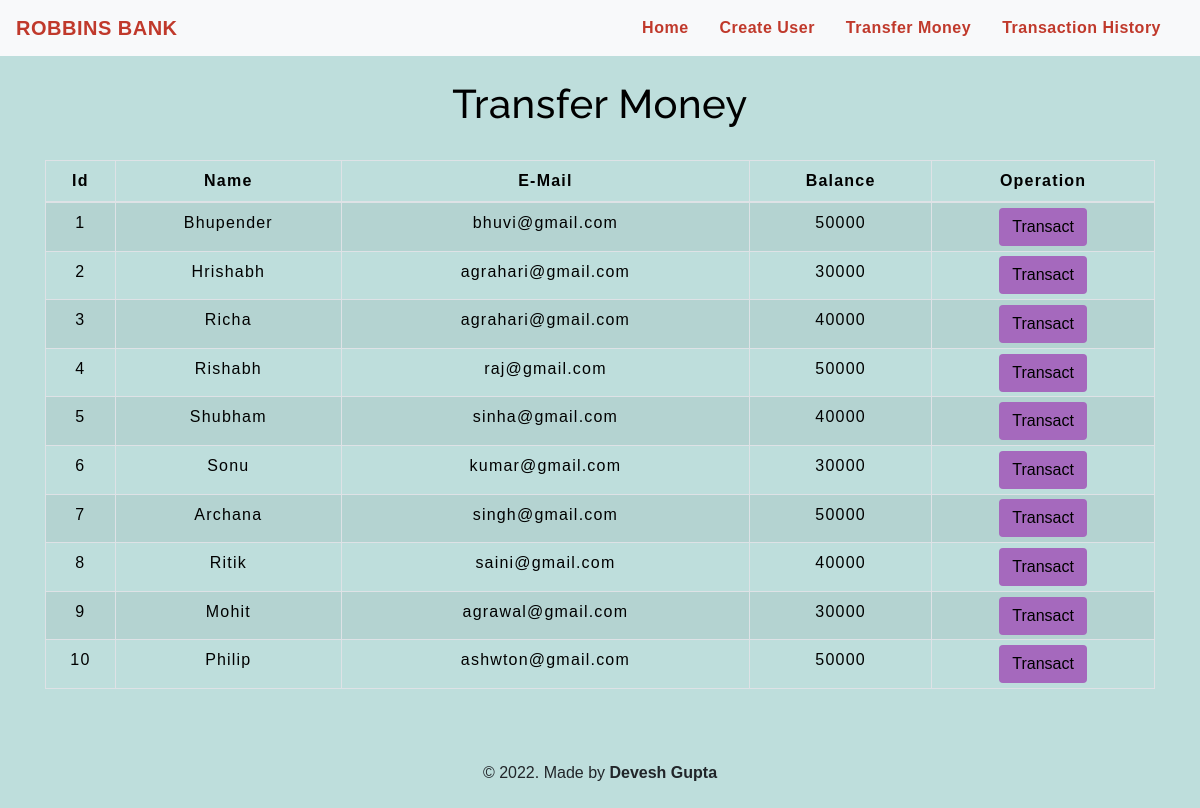
The app's page /transfermoney.php with its own data.
### tables this page shows
CREATE TABLE `users` (
  `id` int(3) NOT NULL,
  `name` text NOT NULL,
  `email` varchar(30) NOT NULL,
  `balance` int(8) NOT NULL
);

### transfermoney.php (the view, shortened to what this page needs)
<!DOCTYPE html>
<html lang="en">
<head>
    <link rel="stylesheet" href="https://maxcdn.bootstrapcdn.com/bootstrap/4.0.0/css/bootstrap.min.css">
    <link rel="stylesheet" type="text/css" href="css/table.css">
    <link rel="stylesheet" type="text/css" href="css/navbar.css">
</head>
<body style="background-color : #bededc;">
<?php
    include 'config.php';
    $sql = "SELECT * FROM users";
    $result = mysqli_query($conn,$sql);
?>
<?php
  include 'navbar.php';
?>
<div class="container">
        <h2 class="text-center pt-4" style="color : black;">Transfer Money</h2>
        <br>
            <div class="row">
                <div class="col">
                    <div class="table-responsive-sm">
                    <table class="table table-hover table-sm table-striped table-condensed table-bordered" style="border-color:black;">
                        <thead style="color : black;">
                            <tr>
                            <th scope="col" class="text-center py-2">Id</th>
                            <th scope="col" class="text-center py-2">Name</th>
                            <th scope="col" class="text-center py-2">E-Mail</th>
                            <th scope="col" class="text-center py-2">Balance</th>
                            <th scope="col" class="text-center py-2">Operation</th>
                            </tr>
                        </thead>
                        <tbody>
                <?php
                    while($rows=mysqli_fetch_assoc($result)){
                ?>
                    <tr style="color : black;">
                        <td class="py-2"><?php echo $rows['id'] ?></td>
                        <td class="py-2"><?php echo $rows['name']?></td>
                        <td class="py-2"><?php echo $rows['email']?></td>
                        <td class="py-2"><?php echo $rows['balance']?></td>
                        <td><a href="selecteduserdetail.php?id= <?php echo $rows['id'] ;?>"> <button type="button" class="btn" style="background-color : #A569BD;">Transact</button></a></td>
                    </tr>
                <?php
                    }
                ?>
                        </tbody>
                    </table>
                    </div>
                </div>
            </div>
         </div>
         <footer class="text-center mt-5 py-2">
         <p>&copy 2022. Made by <b>Devesh Gupta</b></p>
           </footer>
</body>
</html>

### navbar.php (shortened to what this page needs)
<nav class="navbar navbar-expand-md navbar-light bg-light">
<a class="navbar-brand" href="index.php" style="color : #C0392B;"><b>ROBBINS BANK</b></a>
<div class="collapse navbar-collapse" id="collapsibleNavbar">
      <ul class="navbar-nav ml-auto">
        <li class="nav-item">
          <a class="nav-link" href="index.php" style="color : #C0392B;"><b>Home</b></a>
        </li>
        <li class="nav-item">
          <a class="nav-link" href="createuser.php" style="color : #C0392B;"><b>Create User</b></a>
        </li>
        <li class="nav-item">
          <a class="nav-link" href="transfermoney.php" style="color : #C0392B;"><b>Transfer Money</b></a>
        </li>
        <li class="nav-item">
          <a class="nav-link" href="transactionhistory.php" style="color : #C0392B;"><b>Transaction History</b></a>
        </li>
    </div>
 </nav>

### css/table.css (style rules this page uses)
* { padding: 0; margin: 0; box-sizing: border-box; font-family: sans-serif; }
h2 { font-size: 40px; }
table { letter-spacing: 1.2px; }
td { text-align: center; }
button { border:none; background: #d9d9d9; transition: 1s; }

### css/navbar.css (style rules this page uses)
.nav-link { margin-right: 15px; color:#2F363F; letter-spacing: 0.5px; transition: 0.5s; }
.navbar-brand { color: #4C4B4B; letter-spacing: 0.5px; }
h2 { color: #4C4B4B; letter-spacing: 0.5px; font-family: raleway; }

### transfermoney.php (style rules this page uses)
button { transition: 1.5s; }

### records on screen
users: id "1", name "Bhupender", email "bhuvi@gmail.com", balance "50000"
users: id "2", name "Hrishabh", email "agrahari@gmail.com", balance "30000"
users: id "3", name "Richa", email "agrahari@gmail.com", balance "40000"
users: id "4", name "Rishabh", email "raj@gmail.com", balance "50000"
users: id "5", name "Shubham", email "sinha@gmail.com", balance "40000"
users: id "6", name "Sonu", email "kumar@gmail.com", balance "30000"
users: id "7", name "Archana", email "singh@gmail.com", balance "50000"
users: id "8", name "Ritik", email "saini@gmail.com", balance "40000"
users: id "9", name "Mohit", email "agrawal@gmail.com", balance "30000"
users: id "10", name "Philip", email "ashwton@gmail.com", balance "50000"
